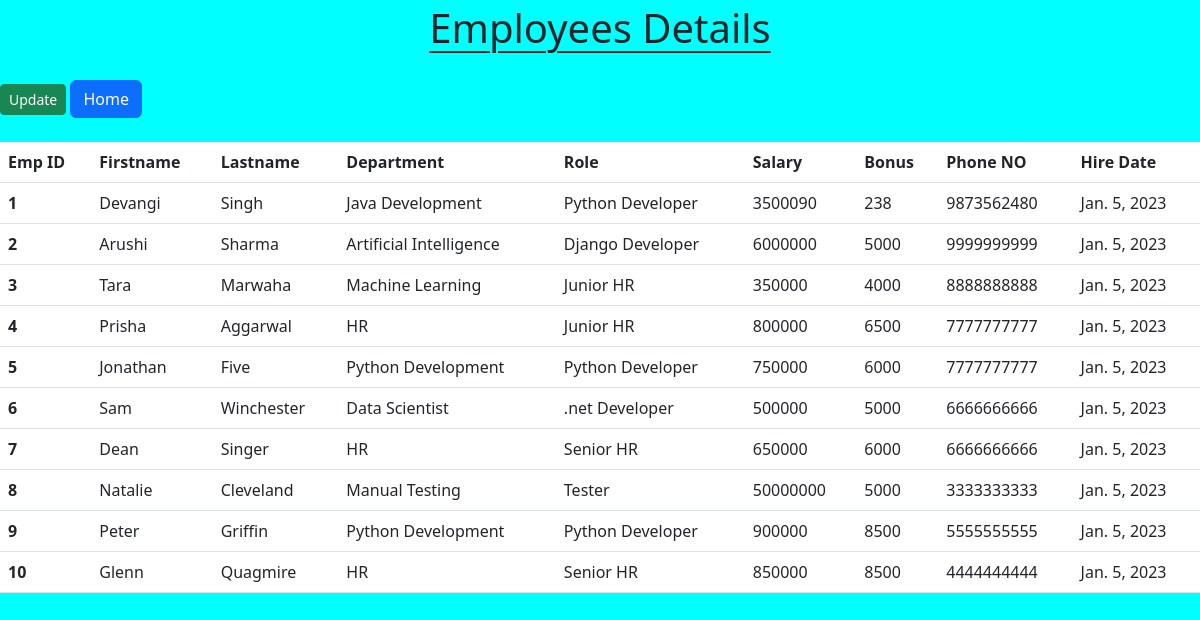
The page /all-emp on the database as committed earlier.
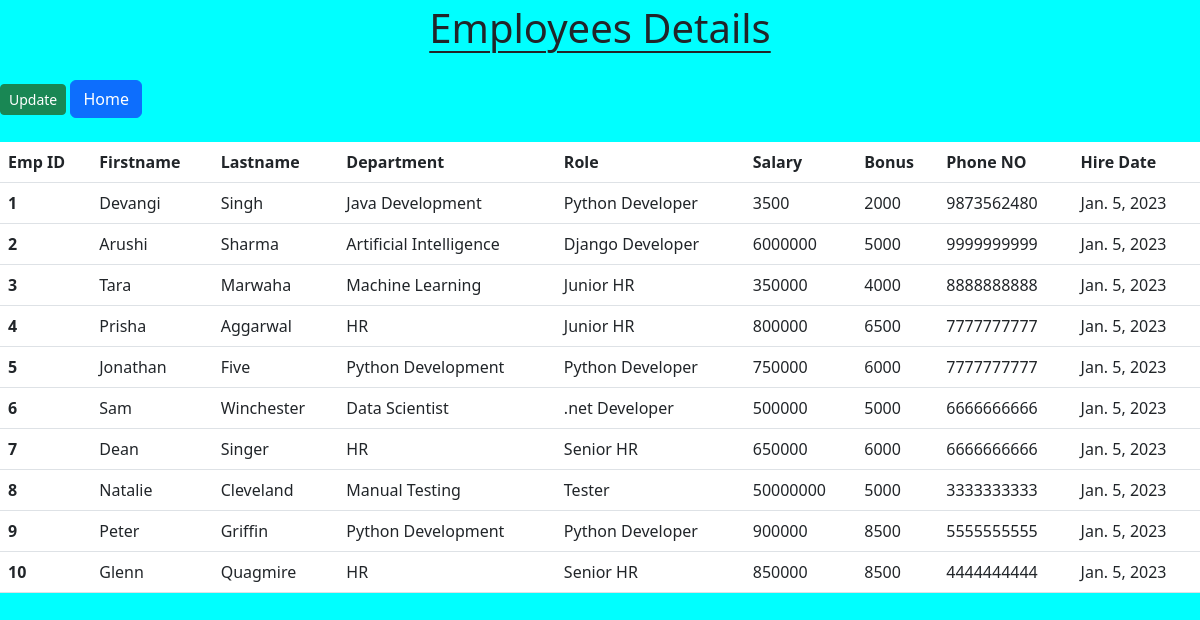
The same page on the database as committed later.
### emp_app/models.py (models this page shows, shortened)
class Employee(models.Model):
    emp_id = models.AutoField(primary_key=True)
    first_name = models.CharField(max_length=50, null=False)
    last_name = models.CharField(max_length=50)
    dept = models.ForeignKey(Department, on_delete=models.CASCADE)
    salary = models.IntegerField(default=0)
    bonus = models.IntegerField(default=0)
    role = models.ForeignKey(Role, on_delete=models.CASCADE)
    phone_num = models.IntegerField(default=0)
    hire_date = models.DateField()

class Department(models.Model):
    name = models.CharField(max_length=50, null=False)
    location = models.CharField(max_length=100)

class Role(models.Model):
    name = models.CharField(max_length=50, null=False)

### emp_app/views.py (the view)
# urls.py: path('all-emp', views.allEmp, name='all-emp'),
def allEmp(request):
    emps = Employee.objects.all()
    context = {
        'emps' : emps
    }
    return render(request, 'all_emp.html', context)

### emp_app/templates/all_emp.html (shortened to what this page needs)
<!doctype html>
<html lang="en">
  <head>
    <link href="https://cdn.jsdelivr.net/npm/bootstrap@5.3.0-alpha1/dist/css/bootstrap.min.css" rel="stylesheet">
  </head>
  <body>
    <h1 class="text-center AED my-1">Employees Details</h1>
    <br>
    <a href="/emp/update-emp/{{e.id}}" class="btn btn-success btn-sm">Update</a>
    <a href="{% url 'index' %}" class="btn btn-primary">Home</a>
    <table class="table my-4">
      <thead>
        <tr>
          <th scope="col">Emp ID</th>
            <th scope="col">Firstname</th>
            <th scope="col">Lastname</th>
            <th scope="col">Department</th>
            <th scope="col">Role</th>
            <th scope="col">Salary</th>
            <th scope="col">Bonus</th>
            <th scope="col">Phone NO</th>
            <th scope="col">Hire Date</th>
          </tr>
        </thead>
        <tbody>
          {% for emp in emps %}
          <tr>
            <th scope="row">{{emp.emp_id}}</th>
            <td>{{emp.first_name}}</td>
            <td>{{emp.last_name}}</td>
            <td>{{emp.dept.name}}</td>
            <td>{{emp.role.name}}</td>
            <td>{{emp.salary}}</td>
            <td>{{emp.bonus}}</td>
            <td>{{emp.phone_num}}</td>
            <td>{{emp.hire_date}}</td>
          </tr>
          {% endfor %}
        </tbody>
      </table>
  </body>
</html>

Rows that differ between the two databases and show on the page:
changed Employee "Devangi": salary "3500090" → "3500"; bonus "238" → "2000"
